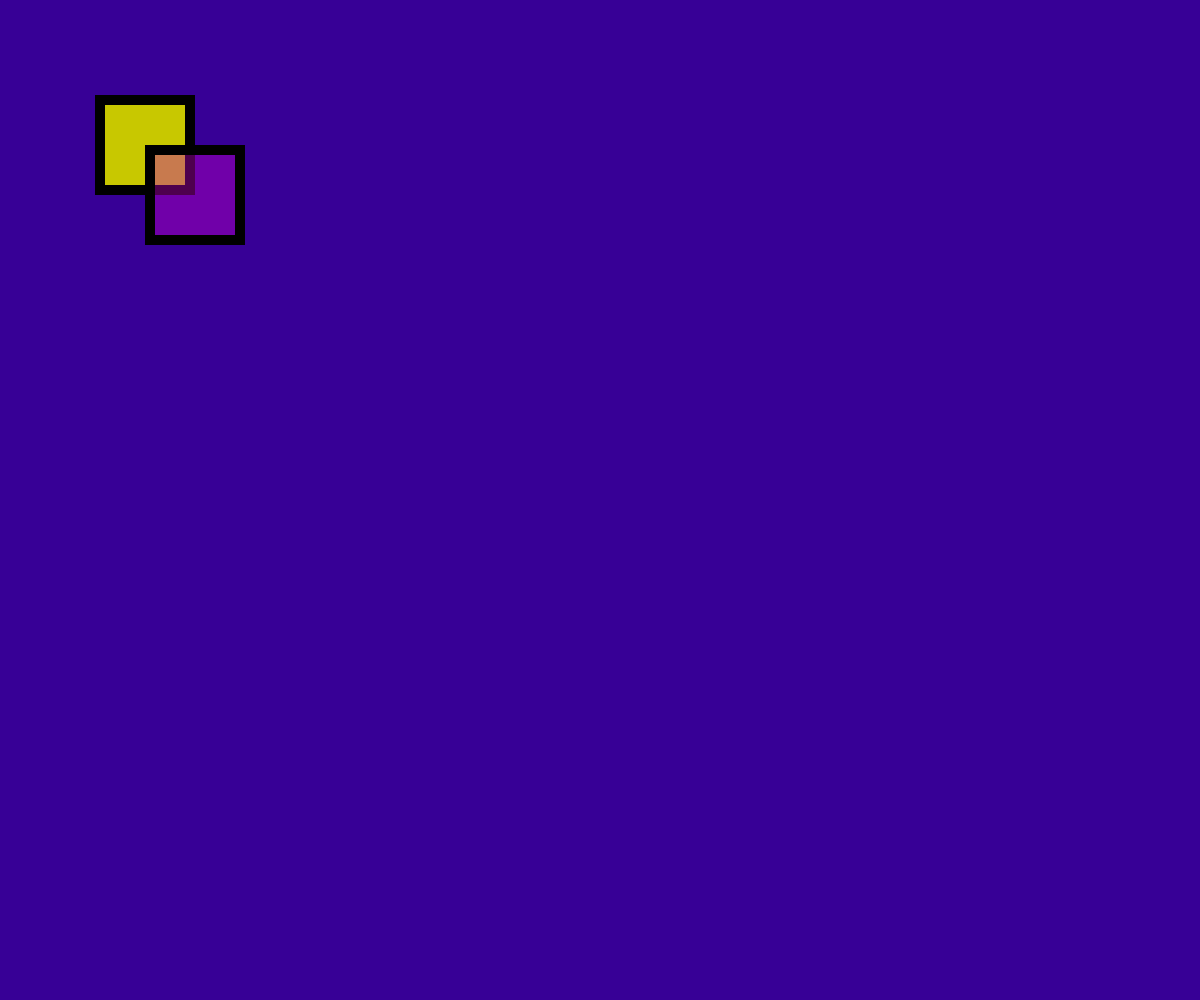
Frame 1 (no input)
Frame 60 (no input): identical to frame 1, image omitted
Frame 120 (the mouse pressed at the canvas centre since frame 60): identical to frame 1, image omitted

The p5.js sketch that drew this single still picture (run headless with seeded random() and noise() and a simulated clock; from frame 60 on, the mouse is pressed at the canvas centre):

// p5.js sketch
// ── sketch.js
function setup() {
  createCanvas(windowWidth, windowHeight);
  background(55, 0, 150);
  drawBasicObjectsWithColors();
}

function draw() {}

function drawBasicObjects() {
  ellipse(50, 50, 100, 100);
  rect(10, 10, 90, 90);
  rect(20, 20, 70, 70);
  line(0, 0, 500, 500);
  strokeWeight(10);
  line(0, 500, 500, 0);
}

function drawBasicObjectsWithColors() {
  strokeWeight(10);
  fill(200, 200, 0);
  rect(100, 100, 90, 90);

  fill(200, 0, 200, 100);
  rect(150, 150, 90, 90);
}
